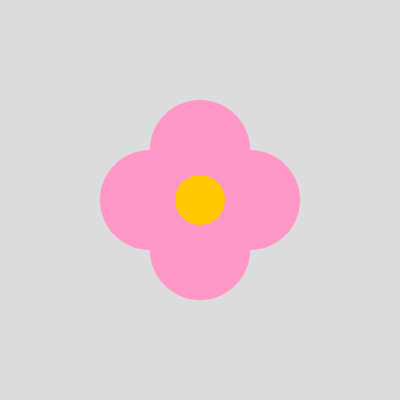
Frame 1 (no input)
Frame 60 (no input): identical to frame 1, image omitted
Frame 120 (the mouse pressed at the canvas centre since frame 60): identical to frame 1, image omitted

The p5.js sketch that drew this single still picture (run headless with seeded random() and noise() and a simulated clock; from frame 60 on, the mouse is pressed at the canvas centre):

// p5.js sketch
// ── sketch.js
let x,y;
function setup() {
  createCanvas(400, 400);
  background(220);
  x = width/2;
  y = height/2;
}

function draw() {
background(220);
drawFlower(x,y);
}

function drawFlower() {
  noStroke();
  fill(255, 150, 200);
  ellipse(x,y,100);
  ellipse(x-50,y,100);
  ellipse(x,y-50,100);
  ellipse(x+50,y,100);
  ellipse(x,y+50,100);
  fill(255, 200, 0);        
  ellipse(x, y, 50);
}
